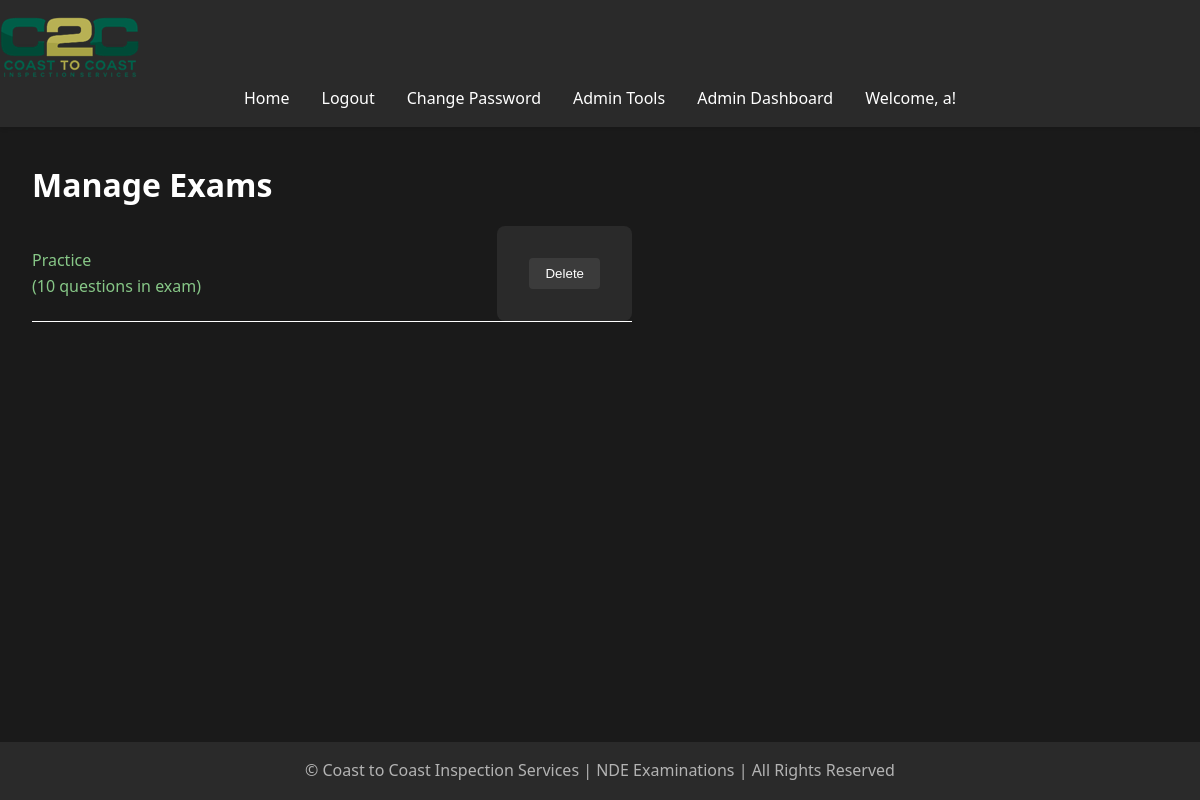
/admin/manage_exams (signed in), run on the app's committed database.
### models.py (models this page shows, shortened)
class User(UserMixin, db.Model):
    id = db.Column(db.Integer, primary_key=True)
    username = db.Column(db.String(80), unique=True, nullable=False)
    password = db.Column(db.String(120), nullable=False)
    is_admin = db.Column(db.Boolean, default=False)
    exam_results = db.relationship('ExamResult', back_populates='user', lazy=True, cascade="all, delete-orphan")
    accesses = db.relationship('ExamAccess', back_populates='user', lazy=True, cascade="all, delete-orphan")
    access_requests = db.relationship('ExamAccessRequest', back_populates='user', lazy=True, cascade="all, delete-orphan")

class Exam(db.Model):
    __tablename__ = 'exam'
    id = db.Column(db.Integer, primary_key=True)
    title = db.Column(db.String(100), nullable=False)
    question_count = db.Column(db.Integer, nullable=False, default=10)
    exam_results = relationship('ExamResult', back_populates='exam', cascade='all, delete-orphan')
    questions = relationship('Question', back_populates='exam', cascade='all, delete-orphan')
    accesses = db.relationship('ExamAccess', back_populates='exam', lazy=True, cascade="all, delete-orphan")
    access_requests = db.relationship('ExamAccessRequest', back_populates='exam', lazy=True, cascade="all, delete-orphan")

### app.py (the view)
@app.route('/admin/manage_exams', methods=['GET', 'POST'])
@login_required
def manage_exams():
    if not current_user.is_admin:
        flash('You do not have permission to access this page.', 'error')
        return redirect(url_for('home'))
    exams = Exam.query.all()  # Get all Exams from the database
    return render_template('manage_exams.html', exams=exams)

### app.py (called while the page is built)
@app.before_request
def reset_session_on_navigation():
    exam_endpoints = ['take_exam', 'submit_exam']
    current_endpoint = request.endpoint
    if current_endpoint is None:
        return

@app.context_processor
def utility_processor():
    def format_pacific_time(utc_dt):
        pacific_time = utc_to_pacific(utc_dt)
        return pacific_time.strftime('%Y-%m-%d %I:%M:%S %p %Z')
    return dict(format_pacific_time=format_pacific_time)

@login_manager.user_loader
def load_user(user_id):
    return User.query.get(int(user_id))

@app.before_request
def manage_exam_session():
    if 'start_new_exam' in request.args:
        session.pop('answers', None)
        session.pop('current_index', None)
        session.pop('start_time', None)
    elif 'exam_submitted' in session and request.endpoint != 'exam_results':
        session.pop('answers', None)
        session.pop('current_index', None)
        session.pop('start_time', None)
        session.pop('exam_submitted', None)

### templates/manage_exams.html
{% extends "base.html" %}
{% block content %}
    <h1>Manage Exams</h1>
    {% if exams %}
        <ul style="list-style-type: none; padding: 0;">
            {% for exam in exams %}
                <li style="margin-bottom: 10px; display: flex; align-items: center; border-bottom: white solid 1px; max-width: 600px;">
                    <a href="{{ url_for('manage_questions', exam_id=exam.id) }}" style="flex-grow: 1;">
                        {{ exam.title }}   <br> ({{ exam.question_count }} questions in exam)
                    </a>
                    <form action="{{ url_for('delete_exam', exam_id=exam.id) }}" method="POST" style="display:inline;">
                        <button type="submit" class="btn btn-danger" onclick="return confirm('Are you sure you want to delete this Exam?');">Delete</button>
                    </form>
                </li>
            {% endfor %}
        </ul>
    {% else %}
        <p>No Exams available.</p>
    {% endif %}
{% endblock %}

### templates/base.html (shortened to what this page needs)
<!DOCTYPE html>
<html lang="en">
<head>
    <link rel="stylesheet" href="{{ url_for('static', filename='css/style.css') }}">
</head>
<body>
    <header>
        <nav class="navbar">
            <a class="navbar-brand" href="{{ url_for('home') }}">
                <img src="{{ url_for('static', filename='images/logo.png') }}" alt="Logo" class="logo">
            </a>
            <ul class="navbar-nav">
                <li><a href="{{ url_for('home') }}">Home</a></li>
                {% if current_user.is_authenticated %}
                    <li><a href="{{ url_for('logout') }}">Logout</a></li>
                    <li><a href="{{ url_for('change_password') }}">Change Password</a></li>
                    {% if current_user.is_admin %}
                        <li><a href="{{ url_for('admin.index') }}">Admin Tools</a></li>
                        <li><a href="{{ url_for('admin_dashboard') }}">Admin Dashboard</a></li>
                    {% endif %}
                    <li class="user-welcome">
                        <span>Welcome, {{ current_user.username }}!</span>
                    </li>
                {% else %}
                    <li><a href="{{ url_for('login') }}">Login</a></li>
                    <li><a href="{{ url_for('register') }}">Register</a></li>
                {% endif %}
            </ul>
        </nav>
    </header>
    <main>
        {% block content %}{% endblock %}
    </main>
    <footer>
        <p>&copy; Coast to Coast Inspection Services | NDE Examinations | All Rights Reserved</p>
    </footer>
</body>
</html>

### static/css/style.css (style rules this page uses)
:root { --bg-primary: #1a1a1a; --bg-secondary: #2a2a2a; --text-primary: #ffffff; --text-secondary: #b3b3b3; --accent-color: #87c787; --error-color: #cf6679; --success-color: #03dac6; }
* { box-sizing: border-box; margin: 0; padding: 0; }
body { font-family: 'Segoe UI', Tahoma, Geneva, Verdana, sans-serif; line-height: 1.6; color: var(--text-primary); background-color: var(--bg-primary); min-height: 100vh; display: flex; flex-direction: column; }
header { background-color: var(--bg-secondary); padding: 1rem 0; box-shadow: 0 2px 4px rgba(0,0,0,0.1); }
nav ul { display: flex; justify-content: center; align-items: center; height: 100%; list-style-type: none; margin: 0; padding: 0; }
nav ul li { margin: 0 1rem; }
nav ul li a { color: var(--text-primary); text-decoration: none; font-weight: 500; transition: color 0.3s ease; }
main { flex: 1; padding: 2rem; max-width: 1200px; margin: 0 auto; width: 100%; }
h1, h2, h3 { margin-bottom: 1rem; color: var(--text-primary); }
a { color: var(--accent-color); text-decoration: none; transition: color 0.3s ease; }
form { background-color: var(--bg-secondary); padding: 2rem; border-radius: 8px; max-width: 700px; margin: 0 auto; }
button { background-color: rgb(59, 59, 59); color: var(--text-primary); padding: 0.5rem 1rem; border: none; border-radius: 4px; cursor: pointer; transition: background-color 0.3s ease; }
footer { text-align: center; padding: 1rem 0; background-color: var(--bg-secondary); color: var(--text-secondary); }

### data on the page
User: username "a"
Exam: title "Practice", question_count "10"
